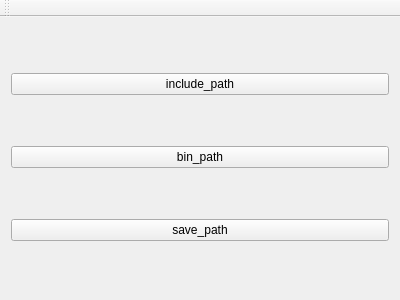
<?xml version="1.0" encoding="UTF-8"?>
<ui version="4.0">
 <class>MainWindow</class>
 <widget class="QMainWindow" name="MainWindow">
  <property name="geometry">
   <rect>
    <x>0</x>
    <y>0</y>
    <width>400</width>
    <height>300</height>
   </rect>
  </property>
  <property name="windowTitle">
   <string>MainWindow</string>
  </property>
  <widget class="QWidget" name="centralWidget">
   <layout class="QHBoxLayout" name="horizontalLayout">
    <item>
     <layout class="QVBoxLayout" name="verticalLayout">
      <item>
       <widget class="QPushButton" name="pushButton">
        <property name="text">
         <string>include_path</string>
        </property>
       </widget>
      </item>
      <item>
       <widget class="QPushButton" name="pushButton_2">
        <property name="text">
         <string>bin_path</string>
        </property>
       </widget>
      </item>
      <item>
       <widget class="QPushButton" name="pushButton_3">
        <property name="text">
         <string>save_path</string>
        </property>
       </widget>
      </item>
     </layout>
    </item>
   </layout>
  </widget>
  <widget class="QMenuBar" name="menuBar">
   <property name="geometry">
    <rect>
     <x>0</x>
     <y>0</y>
     <width>400</width>
     <height>23</height>
    </rect>
   </property>
  </widget>
  <widget class="QToolBar" name="mainToolBar">
   <attribute name="toolBarArea">
    <enum>TopToolBarArea</enum>
   </attribute>
   <attribute name="toolBarBreak">
    <bool>false</bool>
   </attribute>
  </widget>
 </widget>
 <layoutdefault spacing="6" margin="11"/>
 <resources/>
 <connections/>
 <slots>
  <slot>openimage()</slot>
 </slots>
</ui>
